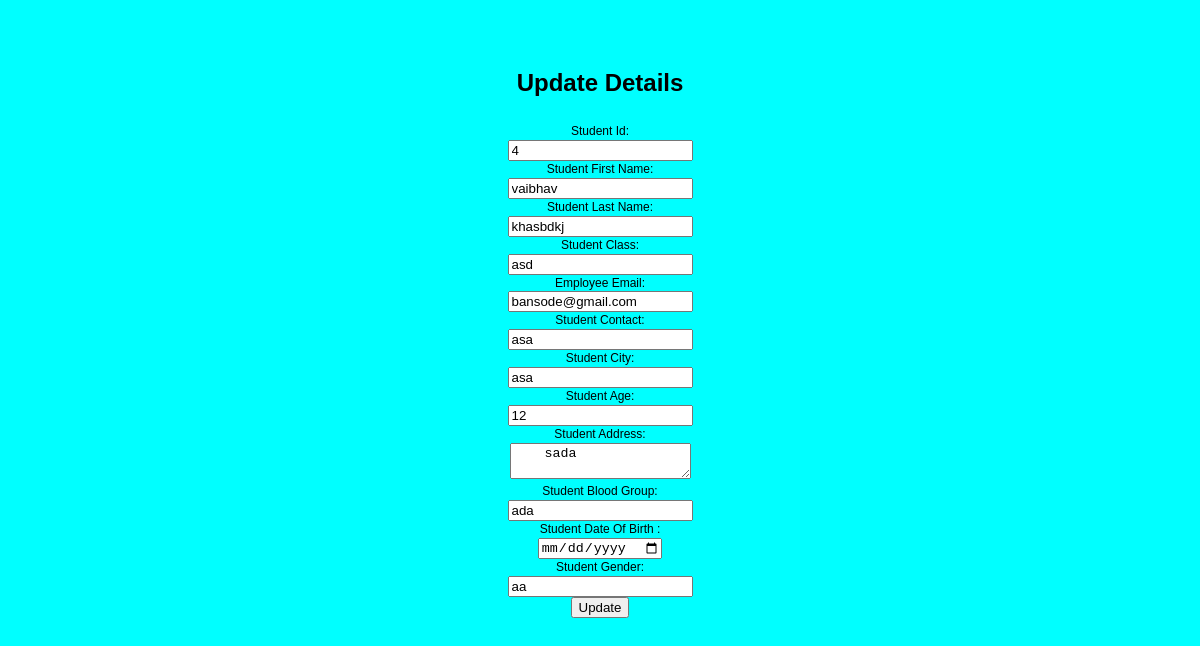
The app's page /edit/4 with its own data.
### stud_web/models.py (models this page shows, shortened)
class stud_info(models.Model):
    stud_id = models.AutoField(primary_key=True)
    stud_fname = models.CharField(max_length=55, blank=True, null=True)
    stud_lname = models.CharField(max_length=55, blank=True, null=True)
    stud_class = models.CharField(max_length=10, blank=True, null=True)
    stud_email = models.EmailField()
    stud_age = models.IntegerField()
    stud_address = models.TextField()
    stud_city = models.CharField(max_length=99)
    stud_contact = models.CharField(max_length=10, blank=True, null=True)
    stud_bloodgroup=models.CharField(max_length=10)
    stud_DOB=models.DateField()
    stud_gen=models.CharField(max_length=6,choices=GEN_CH)

### stud_web/views.py (the view)
# urls.py: path('edit/<int:stud_id>', views.edit, name="edit"),
def edit(request,stud_id):
    data = stud_info.objects.get(stud_id=stud_id)
    return render(request,'edit.html',{'data':data})

### stud_web/templates/edit.html (shortened to what this page needs)
<!DOCTYPE html>
<html lang="en">
<head>
    {% load static %}
    <link rel="stylesheet" href="{% static 'css/style.css' %}"/>
</head>
<body>
<form method="POST" class="post-form" action="/update/{{data.stud_id}}">
    <div class="container">
<br>
    <div class="form-group row">
    <div class="col-sm-4">
    <h3 style="font-size:x-large"`>Update Details</h3>
    </div>
  </div>
    <div class="form-group row">
    <label class="col-sm-2 col-form-label">Student Id:</label>
    <div class="col-sm-4">
        <input type="int" name="stud_id" id="stud_id" required maxlength="20" value="{{ data.stud_id }}"/>
    </div>
  </div>
  <div class="form-group row">
    <label class="col-sm-2 col-form-label">Student First Name:</label>
    <div class="col-sm-4">
        <input type="text" name="stud_fname" id="stud_fname" required maxlength="100" value="{{ data.stud_fname }}" />
    </div>
  </div>
     <div class="form-group row">
    <label class="col-sm-2 col-form-label">Student Last Name:</label>
    <div class="col-sm-4">
        <input type="text" name="stud_lname" id="stud_lname" required maxlength="100" value="{{ data.stud_lname }}" />
    </div>
  </div>
    <div class="form-group row">
    <label class="col-sm-2 col-form-label">Student Class:</label>
    <div class="col-sm-4">
        <input type="text" name="stud_class" id="stud_class" required maxlength="100" value="{{ data.stud_class }}" />
    </div>
  </div>
    <div class="form-group row">
    <label class="col-sm-2 col-form-label">Employee Email:</label>
    <div class="col-sm-4">
        <input type="email" name="stud_email" id="stud_email" required maxlength="254" value="{{ data.stud_email }}" />
    </div>
  </div>
    <div class="form-group row">
    <label class="col-sm-2 col-form-label">Student Contact:</label>
    <div class="col-sm-4">
        <input type="text" name="stud_contact" id="stud_contact" required maxlength="15" value="{{ data.stud_contact }}" />
    </div>
  </div>
    <div class="form-group row">
    <label class="col-sm-2 col-form-label">Student City:</label>
    <div class="col-sm-4">
        <input type="text" name="stud_city" id="stud_city" required maxlength="15" value="{{ data.stud_city }}" />
    </div>
  </div><div class="form-group row">
    <label class="col-sm-2 col-form-label">Student Age:</label>
    <div class="col-sm-4">
        <input type="number" name="stud_age" id="stud_age" required maxlength="15" value="{{ data.stud_age }}" />
    </div>
  </div><div class="form-group row">
    <label class="col-sm-2 col-form-label">Student Address:</label>
    <div class="col-sm-4">
        <td><textarea name="stud_address" id="stud_address"> {{data.stud_address}}  </textarea></td>
  </div>
    </div><div class="form-group row">
    <label class="col-sm-2 col-form-label">Student Blood Group:</label>
    <div class="col-sm-4">
        <input type="text" name="stud_bloodgroup" id="stud_bloodgroup" required maxlength="15" value="{{ data.stud_bloodgroup }}" />
  </div>
    </div><div class="form-group row">
    <label class="col-sm-2 col-form-label">Student Date Of Birth :</label>
    <div class="col-sm-4">
        <input type="date" name="stud_DOB" id="stud_DOB" required maxlength="15" value="{{ data.stud_DOB }}" />
  </div>
    </div><div class="form-group row">
    <label class="col-sm-2 col-form-label">Student Gender:</label>
    <div class="col-sm-4">
        <input type="" name="stud_gen" id="stud_gen" required maxlength="15" value="{{ data.stud_gen }}" />
  </div>
    <div class="form-group row">
    <div class="col-sm-4">
    <button type="submit" class="btn btn-success">Update</button>
    </div>
  </div>
    </div>
    </div>
</form>
</body>
</html>

### stud_web/static/css/style.css (style rules this page uses)
body { font:12px/1.4 Verdana,Arial; background:#eee; height:100%; margin:25px 0; padding:0; background:cyan }
.post-form { text-align:center }

### records on screen
stud_info: stud_id "4", stud_fname "vaibhav", stud_lname "khasbdkj", stud_class "asd", stud_email "bansode@gmail.com", stud_contact "asa", stud_city "asa", stud_age "12", stud_address "sada", stud_bloodgroup "ada", stud_gen "aa"
